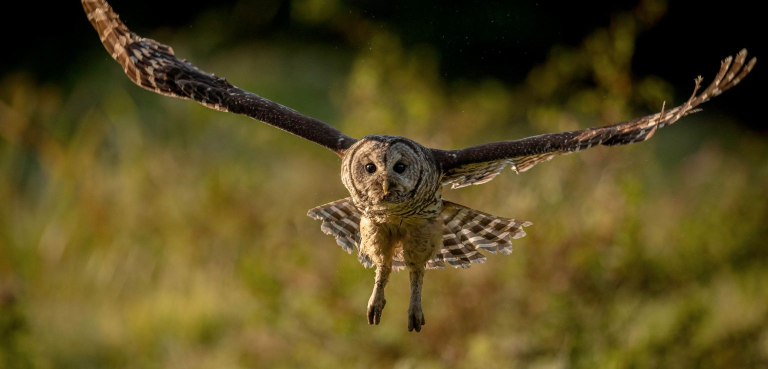
#> input picture images/original.jpg, 1536 x 738 px, found by its file name (shown at 1/2 size)
$ jupyter execute Pengolahan_Citra_Group_Assignment_v4.ipynb
#> lines starting #> are read from the running program, lines starting #| are printed output that depends on the picture; after the words box and inside, x2 and y2 are one past the last pixel; in counts of white or black regions, pixels touching at a corner belong together
# Import dependencies

[cell 1]
import cv2
import numpy as np
from matplotlib import pyplot as plt
from PIL import Image
import os
from google.colab.patches import cv2_imshow

# Load Image

[cell 2]
img_original = cv2.imread('original.jpg', cv2.IMREAD_COLOR)
#> img_original is the input picture: shape (738, 1536, 3); mean B, G, R 31, 75.6, 88.2

plt.figure(figsize=(8, 6))
plt.imshow(cv2.cvtColor(img_original, cv2.COLOR_BGR2RGB))
plt.title('Original')
plt.axis('off')
plt.show()

[cell 3]
img_gray = cv2.imread('original.jpg', cv2.IMREAD_GRAYSCALE)
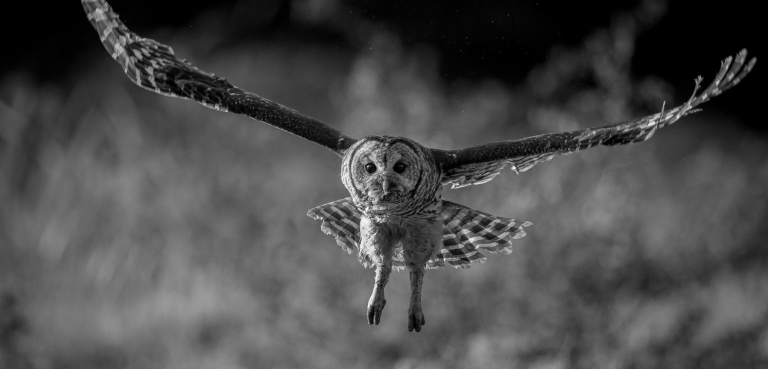
#> img_gray: shape (738, 1536) (shown at 1/2 size); min 0, max 255, mean 74.3

plt.figure(figsize=(8, 6))
plt.imshow(cv2.cvtColor(img_gray, cv2.COLOR_BGR2RGB))
plt.title('Grayscale')
plt.axis('off')
plt.show()

cv2.imwrite('grayscale.jpg', img_gray)
#> Out = True

[cell 4]
img_gray = cv2.imread('grayscale.jpg', cv2.IMREAD_GRAYSCALE)
#> img_gray: shape (738, 1536); min 0, max 255, mean 74.3

threshold_value = 127

ret, thresholded_img = cv2.threshold(img_gray, threshold_value, 255, cv2.THRESH_BINARY)
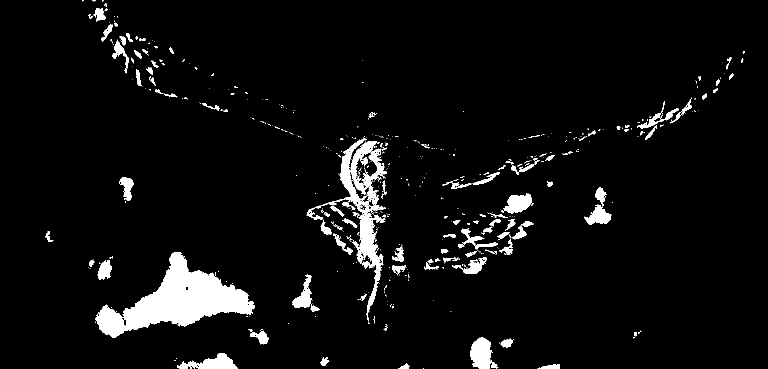
#> thresholded_img: shape (738, 1536) (shown at 1/2 size); 5.1% white; 554 white regions (427 under 20 px), largest, box (x1, y1, x2, y2) and area: (190, 504, 510, 675) 21807, (613, 276, 774, 643) 10494, (940, 675, 997, 738) 2252
#> ret = 127

plt.figure(figsize=(8, 6))
plt.imshow(thresholded_img, cmap='gray')
plt.title('Thresholded Image')
plt.axis('off')
plt.show()

cv2.imwrite('thresholded_image.jpg', thresholded_img)
#> Out = True

# Deteksi Tepi

[cell 5]
edges = cv2.Canny(thresholded_img, 50, 150, apertureSize=3)
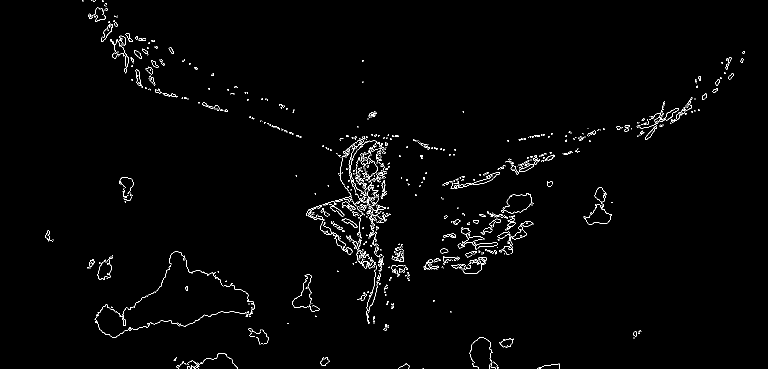
#> edges: shape (738, 1536) (shown at 1/2 size); 1.3% white in thin lines or dots

plt.figure(figsize=(8,6))
plt.imshow(edges, cmap='gray')
plt.title('Deteksi Tepi')
plt.axis('off')
plt.show()

cv2.imwrite('canny_edges.jpg', edges)
#> Out = True

[cell 6]
kernel = np.ones((12,12),np.uint8)
closing = cv2.morphologyEx(edges, cv2.MORPH_CLOSE, kernel)
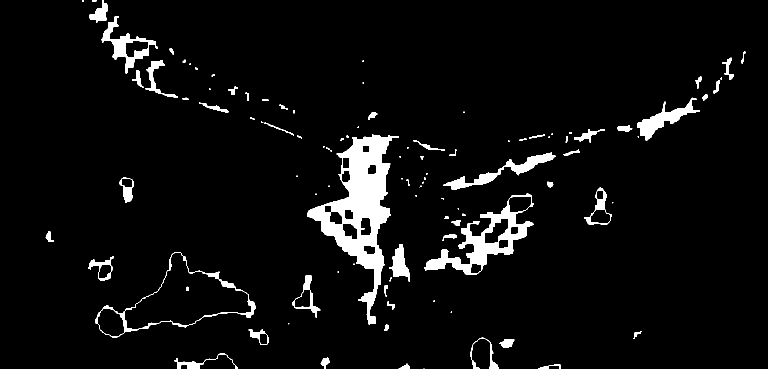
#> closing: shape (738, 1536) (shown at 1/2 size); 4.9% white; 103 white regions (39 under 20 px), largest, box (x1, y1, x2, y2) and area: (614, 269, 798, 649) 21798, (848, 387, 1068, 549) 8517, (886, 305, 1111, 379) 3129

plt.figure(figsize=(8,6))
plt.imshow(closing, cmap='gray')
plt.title('Morphological Closing')
plt.axis('off')
plt.show()

cv2.imwrite('closing.jpg', closing)
#> Out = True

# Compression

[cell 7]
closing_image = Image.fromarray(closing)

compressed_image = closing_image.resize((closing_image.width // 2, closing_image.height // 2))
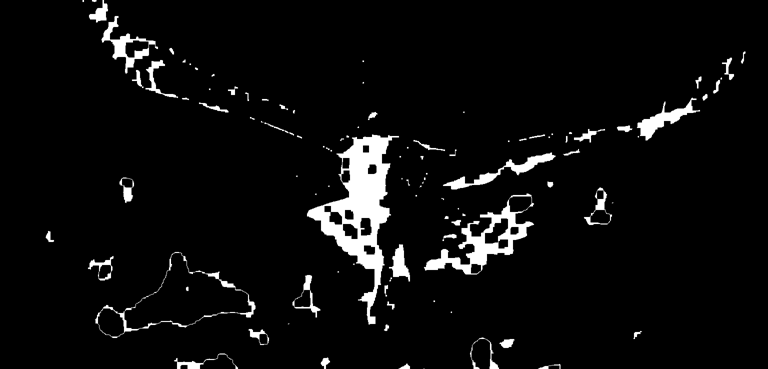
#> compressed_image: PIL image 768x369 L; min 0, max 255, mean 12.6

plt.figure(figsize=(8,6))
plt.imshow(np.array(compressed_image), cmap='gray')
plt.title('Compressed Image')
plt.axis('off')
plt.show()

compressed_image.save("compressed_img.jpg")

original_size = os.path.getsize('closing.jpg')
compressed_size = os.path.getsize('compressed_img.jpg')

compression_ratio_kb = (original_size / 1024) / (compressed_size / 1024)

print(f"Original image size: {original_size/1024:.2f} KB")
print(f"Compressed image size: {compressed_size/1024:.2f} KB")
print(f"Compression ratio: {compression_ratio_kb:.2f}")

# Result

[cell 8]
plt.figure(figsize=(12, 6))

plt.subplot(141)
plt.imshow(img_gray, cmap='gray')
plt.title('Grayscale Image')

plt.subplot(142)
plt.imshow(thresholded_img, cmap='gray')
plt.title('Thresholded Image')

plt.subplot(143)
plt.imshow(edges, cmap='gray')
plt.title('Edges')

plt.show()

plt.figure(figsize=(12, 6))

plt.subplot(141)
plt.imshow(closing, cmap='gray')
plt.title('Closing')

plt.subplot(142)
plt.imshow(compressed_image, cmap='gray')
plt.title('Compressed')

plt.show()

plt.figure(figsize=(8, 6))
plt.imshow(cv2.cvtColor(img_original, cv2.COLOR_BGR2RGB))
plt.title('Original')
plt.axis('off')
plt.show()

original_size = os.path.getsize('original.jpg')
print(f"Original image size: {original_size/1024:.2f} KB")

plt.figure(figsize=(8, 6))
plt.imshow(cv2.cvtColor(img_gray, cv2.COLOR_BGR2RGB))
plt.title('Grayscale')
plt.axis('off')
plt.show()

gray_size = os.path.getsize('grayscale.jpg')
print(f"Grayscale image size: {gray_size/1024:.2f} KB")

plt.figure(figsize=(8, 6))
plt.imshow(thresholded_img, cmap='gray')
plt.title('Thresholded Image')
plt.axis('off')
plt.show()

thresholded_size = os.path.getsize('thresholded_image.jpg')
print(f"Thresholded image size: {thresholded_size/1024:.2f} KB")

plt.figure(figsize=(8,6))
plt.imshow(edges, cmap='gray')
plt.title('Deteksi Tepi')
plt.axis('off')
plt.show()

edges_size = os.path.getsize('canny_edges.jpg')
print(f"Edges image size: {edges_size/1024:.2f} KB")

plt.figure(figsize=(8,6))
plt.imshow(closing, cmap='gray')
plt.title('Operasi Closing')
plt.axis('off')
plt.show()

dilated_size = os.path.getsize('closing.jpg')
print(f"Closing image size: {dilated_size/1024:.2f} KB")

plt.figure(figsize=(8,6))
plt.imshow(compressed_image, cmap='gray')
plt.title('Compressed Image')
plt.axis('off')
plt.show()

compressed_size = os.path.getsize('compressed_img.jpg')
print(f"Compressed image size: {compressed_size/1024:.2f} KB")
